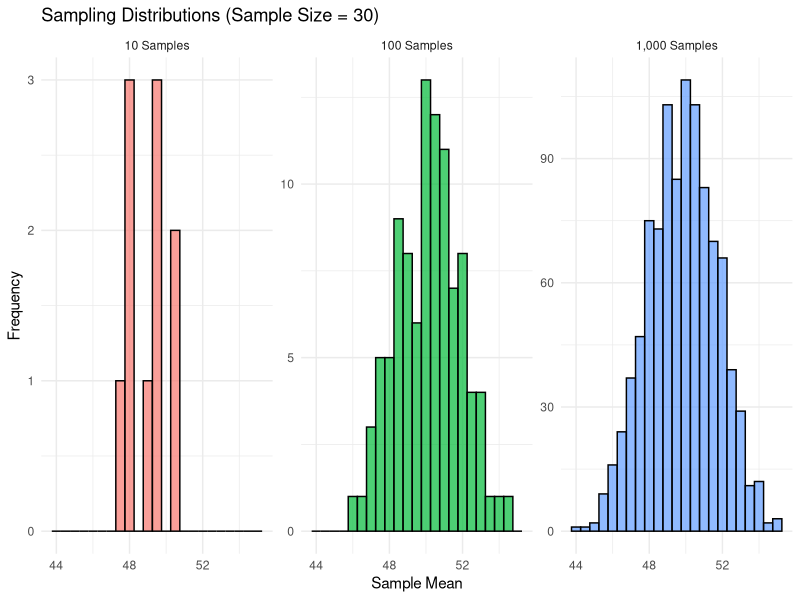

The R source for this figure:
library(ggplot2)

# Set parametres
set.seed(42)
population <- rnorm(10000, mean = 50, sd = 10)

# Function to calculate sample means
sample_means <- function(num_samples, sample_size) {
  replicate(num_samples, mean(sample(population, sample_size, replace = TRUE)))
}

# Generate sample means
means_10 <- sample_means(10, 30)
means_100 <- sample_means(100, 30)
means_1000 <- sample_means(1000, 30)

# Combine data for plotting
data <- data.frame(
  mean = c(means_10, means_100, means_1000),
  samples = factor(
    rep(c("10 Samples", "100 Samples", "1,000 Samples"), 
        times = c(length(means_10), length(means_100), length(means_1000))),
    levels = c("10 Samples", "100 Samples", "1,000 Samples") # Ensure correct order
  )
)

# Plot sampling distributions
ggplot(data, aes(x = mean, fill = samples)) +
  geom_histogram(binwidth = 0.5, color = "black", alpha = 0.7) +
  facet_wrap(~samples, scales = "free_y") +
  labs(title = "Sampling Distributions (Sample Size = 30)",
       x = "Sample Mean",
       y = "Frequency") +
  theme_minimal() +
  theme(legend.position = "none")